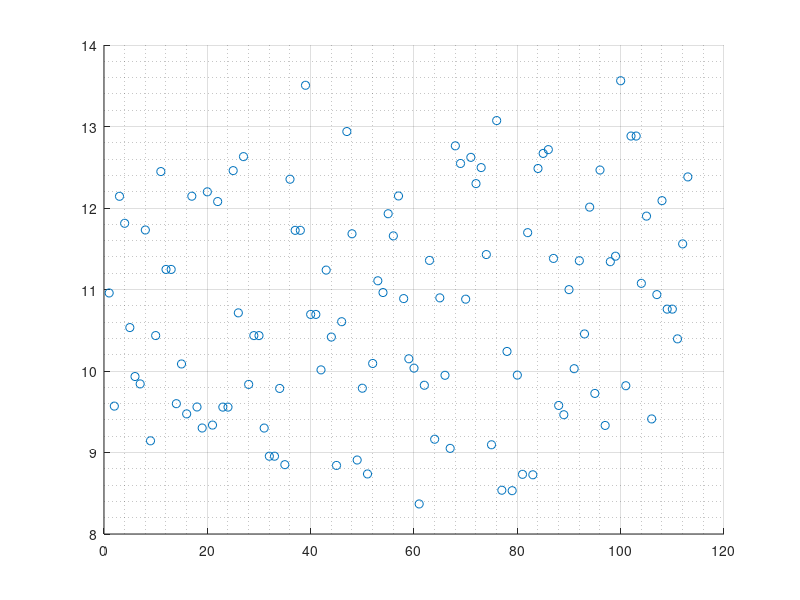

This chart was generated by the following MATLAB code:
%% This script calculates the half life of the Rok Plots to be able to show that the half life increases and hence to be able to say that the Rok is diffused and is not centered anymore like it used to be

%% Here we try and get the Covariance as a function of the distance between maximas(basically we try and see whether the maximas in Pearson corelation correspond to the lag equal to the maximal distance



%%instead of taking all the area under the curve i will take the area from x=0 to x=(the place where graph comes back to y at x=0)
 %%
load('spn_rokxmyosin');


if 1 %% this segment of the code fits a pokynomial to the plot of Rok intensity and then plots the polynomial on to the Rok plot
area=[];

for cell_index=1:cell_number, %%which cell we are looking at
    
    %%this segment normalizes the intensities between zero and one for each
  %%cell individually
    [rmx,t]=max(cell_rok(cell_index).mean);
    %[rmn,t]=min(cell_rok(cell_index).mean);
    
   
    cell_rok(cell_index).mean = cell_rok(cell_index).mean/(rmx) ; 
    cell_rok(cell_index).mean = (2/cell_rok(cell_index).mean(1,1))*cell_rok(cell_index).mean ;

   
  

  %%
    
if(cell(cell_index).average_maxima_distance <=8 ) % this helps us ignore the outliers
      
    if (size(cell_rok(cell_index).mean,1) >25)
        y=cell_rok(cell_index).mean(1:25,:)';
        x=[1:1:25];
        p=polyfit(x,y,7);
    
        f = polyval(p,x);
       plot(x,y,'o',x,f,'-')
    end

    if (size(cell_rok(cell_index).mean,1) <=25)
        y=cell_rok(cell_index).mean(:,:)';
        x=[1:1:size(cell_rok(cell_index).mean,1)];
        p=polyfit(x,y,10);
    
        f = polyval(p,x);
       plot(x,y,'o',x,f,'-')
    end
hold on
end %ignoring the outliers

f=f(:,1:7);
area = [area trapz(f)];

end

k=waitforbuttonpress;
hold off;

var(area)
scatter([1:1:cell_number],area);
grid on;
grid minor;
end











%% I tried the average slope but that method failed to give me useful output to distinguish between the plots : DOES NOT WORK

if 0
average_slope=[];

for cell_index = 1:cell_number,
    
    average_slope=[average_slope (cell_rok(cell_index).mean(10) - cell_rok(cell_index).mean(1) )/10 ];
    
end

scatter([1:1:cell_number],average_slope);
hy = graph2d.constantline(0, 'Color',[0 0 0]);
changedependvar(hy,'y');
end
